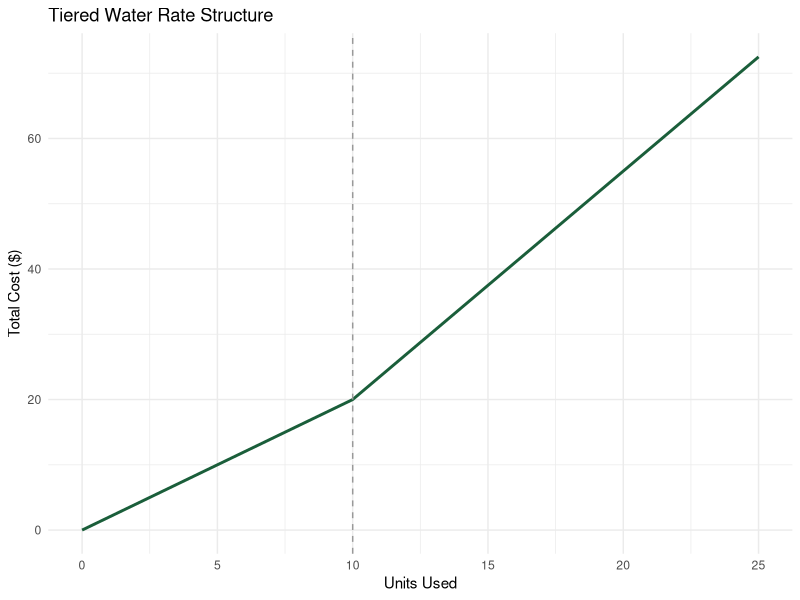

The R source for this figure:
## ---- chunk 1
library(ggplot2)

x1 <- seq(0, 10, by = 0.5)
x2 <- seq(10, 25, by = 0.5)
df <- data.frame(
  x = c(x1, x2),
  cost = c(2.00 * x1, 20.00 + 3.50 * (x2 - 10))
)

ggplot(df, aes(x = x, y = cost)) +
  geom_line(color = "#1a5e3a", linewidth = 1) +
  geom_vline(xintercept = 10, linetype = "dashed", color = "grey60") +
  labs(title = "Tiered Water Rate Structure",
       x = "Units Used", y = "Total Cost ($)") +
  theme_minimal()
